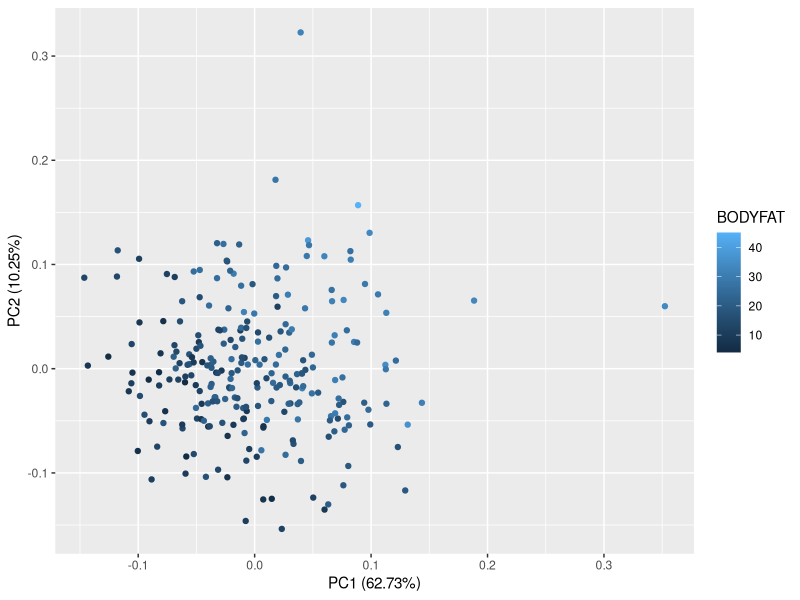

Generate this figure with R: (Note: this script raises an error after producing the figure.)
rm(list=ls())
# set the working directory as "c/bodyfa-main"
# library(corrplot)
library(dplyr)
library(ggfortify)

###############################################################################
# read the data
data <- read.csv(file = "./Data/BodyFat2.csv",header=T)
head(data)
# corrplot(cor(data), type = "upper", order = "hclust",
#          tl.col = "black", tl.srt = 45)
# exclude: BODYFAT(resonse variable), IDNO,X(useless factor), DENSITY,WEIGHT,HEIGHT(verified collinearity)
sample <- data[,-which(colnames(data) %in% c("BODYFAT","IDNO","DENSITY","WEIGHT","HEIGHT","X"))]

# calculate the pca, using all the sample
# with all the samples normalized
pca <- prcomp(sample,
              center = TRUE,
              scale. = TRUE)
pca.plot <- autoplot(pca,
                     data = data,
                     colour = 'BODYFAT')
pca.plot
pca.cor <-princomp(sample,cor = TRUE)
# biplot(pca.cor)
# qqplot(data$BODYFAT, pca.cor$scores[, 1])
# abline(data$BODYFAT~ pca.cor$scores[, 1])

explained.prob <- pca$sdev^2/sum(pca$sdev^2)
for( i in c(1:length(explained.prob))){
  explained.prop[i] <- sum(explained.prob[1:i])
}
# ith value means the proportion of things explained with i principle components concluded
explained.prop
# With 3 main components, more than 80% of data could be explained
jpeg(file="./Images/plotofPCA.jpeg")
plot(1:14, pca$sdev^2, type="b", xlab="Principle Components", 
     ylab="Variance of Principle Components",main="PCA of Covariance Matrix")
dev.off()

PCA.plot <- data.frame(x=c(1:14),
                       Variance = pca$sdev^2,
                       Proportion = explained.prop)
df1 <- data.frame(a=c(1,1,3,3), b=c(0.3,0.2,0.2,0.3))
p1 <- ggplot(PCA.plot, aes(x)) +  
  geom_line(aes(y = Variance), color = "blue",linetype = 2,size = 1) +
  # geom_line(aes(y=Proportion), color = "red",linetype = 2,size = 1)+
  geom_point(aes(y=Variance),colour = "red", size = 3)+
  geom_text(data = PCA.plot, aes(x,Variance, label = round(Proportion,2)),
            position = "identity",hjust = -0.5, vjust = 2,angle = 45,size = 5)+
  ggtitle('Variance and Explained Proportion: Different Numbers of 
          Princple Component\nFrom 1-14')+
  theme(plot.title = element_text(hjust = 0.5))+
  labs(x = "Number of Principle Components")+
  labs(y = "Variance for Each Principle Components")+
  geom_line(data=df1,aes(a,b),cex=1)+
  annotate('text',x=2,y=0,label="81% Explained",size=4,color='red')+
  theme_classic()
################################################################################

# verification for choosing 3 components: using AIC
df <- data.frame(matrix(ncol = 2, nrow = 4))
colnames(df) <-c("R-square","AIC")
for (i in c(1:14)){
  pca.score <- pca.cor$scores[,1:i]
  pca.score.m <- lm(data$BODYFAT~., data = data.frame(pca.score))
  r2 <- summary(pca.score.m)$r.squared
  aic <- AIC(pca.score.m)
  df[i,]<-c(r2,aic)
}
df
df$x <- c(1:14)
p2 <- ggplot(df, aes(x))+
  geom_line(aes(y=AIC), color = "blue",linetype = 2,size = 1)+
  geom_point(aes(y=AIC),color = "red", size = 3)+
  # geom_text(aes(x,AIC, label = round(AIC,0)),position = "identity",hjust = 0.7, vjust = -0.5,angle = 315,size = 5)+
  ggtitle('AIC: Different Numbers of Princple Component\nFrom 1-14')+
  theme(plot.title = element_text(hjust = 0.5))+
  labs(x = "Number of Principle Components")+
  labs(y = "AIC for Linear Model")+
  theme_classic()+
  geom_vline(xintercept=3,color = "purple")+
  annotate('text',x=7,y=1530,label="No prominent optimization",size=6,color="purple")
p2

###############################################################################

# Final Linear Model
pca.score <- pca.cor$scores[,1:3]
pca.score <- data.frame(pca.score)
colnames(pca.score) <- c("PC1","PC2","PC3")
pca.score.m <- lm(data$BODYFAT~., data = pca.score)
summary(pca.score.m)

###############################################################################
# new data transformation
tfm.matrix <- pca.cor$loadings[,1:3]
# put the formar 5 sample
newdata <- data[1:5,-which(colnames(data) %in% c("BODYFAT","IDNO","DENSITY","WEIGHT","HEIGHT","X"))]
scaled <- scale(newdata,center = T,scale = T)
data.tfm <- scaled %*% tfm.matrix
newdata <- data.frame(PC1=scaled[,1],PC2=scaled[,2],PC3=scaled[,3])
# predict the 95% confidence interval for each sample
predict(pca.score.m,type="response",newdata, interval="predict")

###############################################################################
# overview of model performance
p4<-ggplot(data,aes(x=IDNO,y=fitted(pca.score.m)))+
  geom_point(shape=19)+xlab("")+
  ylab("Predicted bodyfat")+
  xlab("ID number")+
  stat_smooth(method = "glm",formula=y ~ poly(x, 1),
              method.args=list(family="gaussian"),col="gold")
p4
  # geom_vline(aes(xintercept=intercept2),colour="red",linetype="dashed")
